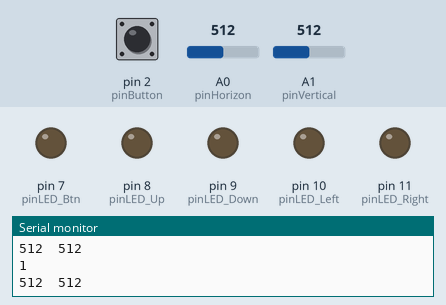
This sketch was run on a simulated Arduino Uno, built with avr-gcc and run on an emulated ATmega328P. On the bench: output pins drawn as LEDs (lit = HIGH), the last lines printed to the serial monitor. The test bench sets the inputs (shaded band); at power-on: A0 (pinHorizon) = 512, A1 (pinVertical) = 512, pin 2 (pinButton) HIGH.

Above: at 1.2 s.
1.3 s: A0 (pinHorizon) set to 12
2.8 s: A0 (pinHorizon) set to 9
At 3.7 s:
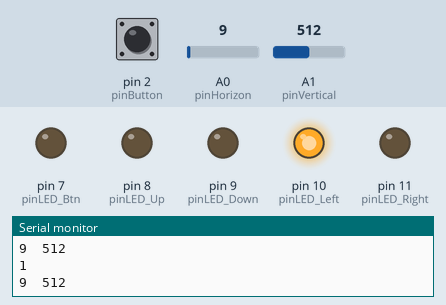
4.3 s: A1 (pinVertical) set to 504
At 4.8 s:
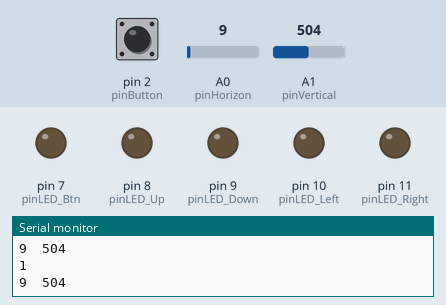
5.8 s: pin 2 (pinButton) pulled LOW for 0.15 s
At 5.88 s:
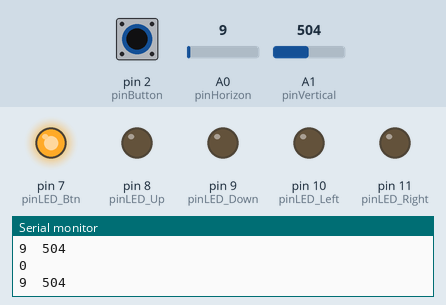
7.4 s: A1 (pinVertical) set to 12
8.9 s: A1 (pinVertical) set to 9
At 9.6 s:
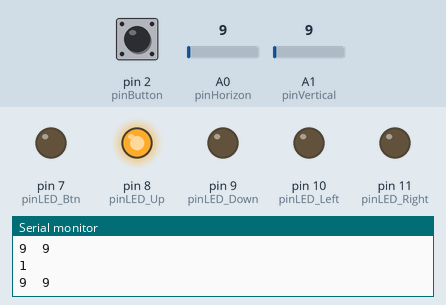
Timing chart, 0 to 11.4 s (numbered marks = the images above; inputs shaded):
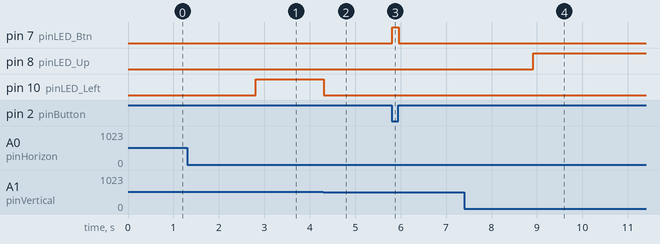

The sketch:

sketch_nov10d.ino
```cpp
int pinHorizon = A0;
int pinVertical = A1;
int pinButton = 2;

int stateBtn1 = 0;
int stateBtn2 = 0;
int pinLED_Btn = 7;

int pinLED_Up = 8;
int pinLED_Down = 9;
int pinLED_Left = 10;
int pinLED_Right = 11;

void setup()
{
  Serial.begin(9600);

  pinMode(pinHorizon, INPUT);
  pinMode(pinVertical, INPUT);
  pinMode(pinButton, INPUT_PULLUP);

  pinMode(pinLED_Up, OUTPUT);
  pinMode(pinLED_Down, OUTPUT);
  pinMode(pinLED_Left, OUTPUT);
  pinMode(pinLED_Right, OUTPUT);

  pinMode(pinLED_Btn, OUTPUT);
}

void loop()
{
  int X_Horizon = analogRead(pinHorizon);
  int Y_Vertical = analogRead(pinVertical);
  Serial.print(X_Horizon);
  Serial.print("\t");
  Serial.println(Y_Vertical);

  stateBtn1 = digitalRead(pinButton);
  Serial.println(stateBtn1);

  if(X_Horizon >= 1014 && Y_Vertical >= 1014)
  {
    digitalWrite(pinLED_Down, HIGH);
  }
  else
  {
    digitalWrite(pinLED_Down, LOW);
  }

  if(X_Horizon <= 10 && Y_Vertical >= 512)
  {
    digitalWrite(pinLED_Left, HIGH);
  }
  else
  {
    digitalWrite(pinLED_Left, LOW);
  }

  if(X_Horizon >= 1014 && Y_Vertical <= 512)
  {
    digitalWrite(pinLED_Right, HIGH);
  }
  else
  {
    digitalWrite(pinLED_Right, LOW);
  }

  if(X_Horizon <= 10 && Y_Vertical <= 10)
  {
    digitalWrite(pinLED_Up, HIGH);
  }
  else
  {
    digitalWrite(pinLED_Up, LOW);
  }

  if(stateBtn1 == 0)
  {
    digitalWrite(pinLED_Btn, HIGH);
  }
  else
  {
    digitalWrite(pinLED_Btn, LOW);
  }
}
```

Measured:
- the behaviour switches between 11 and 10 on A0 (pinHorizon) (found by bisection; images 0 and 1)
- the behaviour switches between 512 and 511 on A1 (pinVertical) (found by bisection; images 1 and 2)
- the behaviour switches between 11 and 10 on A1 (pinVertical) (found by bisection; images 3 and 4)
- after the input at 2.8 s, pin 10 (pinLED_Left): LOW → HIGH at once
- after the input at 4.3 s, pin 10 (pinLED_Left): HIGH → LOW at once
- after the input at 5.8 s, pin 7 (pinLED_Btn): LOW → HIGH at once, → LOW 0.15 s later
- after the input at 8.9 s, pin 8 (pinLED_Up): LOW → HIGH at once
